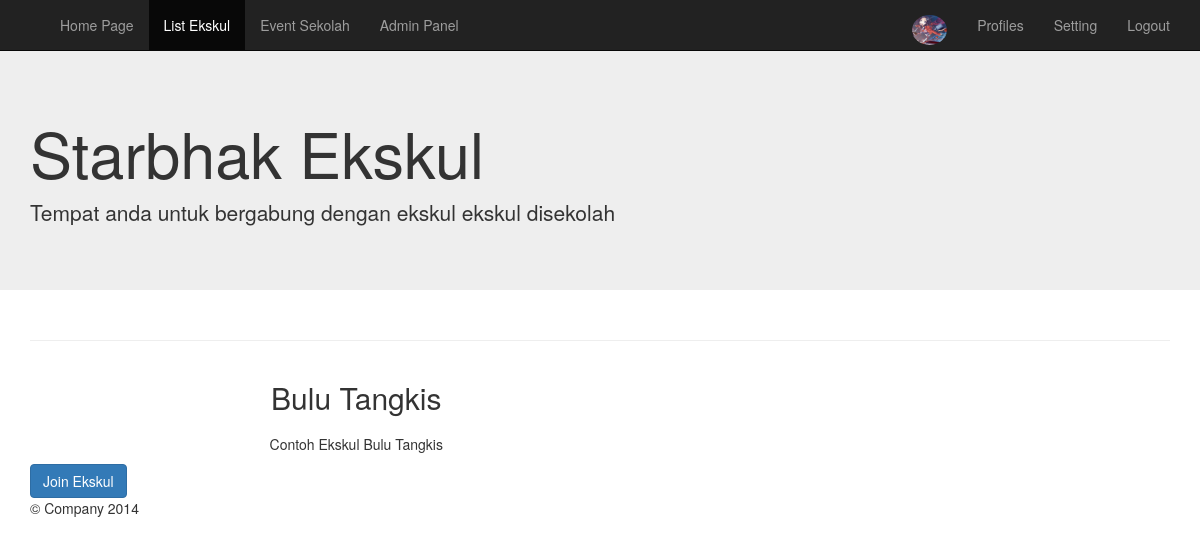
Screenshot of /tampilekskul.php?id=3 (signed in) with the database file from the repository.
### tables this page shows
CREATE TABLE `akun` (
  `id_akun` int(11) NOT NULL,
  `nis` int(100) NOT NULL,
  `username` varchar(50) NOT NULL,
  `password` varchar(50) NOT NULL,
  `level` enum('admin','user','guru') NOT NULL,
  `gambar` varchar(500) NOT NULL
);

CREATE TABLE `ekskul` (
  `id_ekskul` int(11) NOT NULL,
  `nama_ekskul` varchar(50) NOT NULL,
  `deskripsi` text NOT NULL
);

### function/function.php (called while the page is built, shortened)
<?php
  function tampiperekskul($id_ekskul) {
    global $link;
    $query = "SELECT * FROM ekskul WHERE id_ekskul = $id_ekskul";
    $result = mysqli_query($link , $query) or die('Query Tampil Per Ekskul Gagal');
    return $result;
  }
  function cek_keanggotaan($nis_siswa , $id_ekskul) {
    global $link;
    $query = "SELECT * FROM anggota WHERE id_murid = $nis_siswa AND id_ekskul = $id_ekskul";
    $result = mysqli_query($link , $query) or die('Query cek_keanggotaan Gagal');
    return $result;
  }
  function ambilgambar($nis){
    global $link;
    $query = "SELECT gambar FROM akun WHERE nis = $nis";
    $result = mysqli_query($link , $query) or die('Query ambilgambar Gagal');
    return $result;
  }
 ?>

### tampilekskul.php (the view, shortened to what this page needs)
<?php
require_once('db/connect.php');
require_once('function/function.php');
$nis_siswa = $_SESSION['nis'];
$nis = $_SESSION['nis'];
$id_ekskul = $_GET['id'];
$hasil = tampiperekskul($id_ekskul);
$hasil5 = cek_keanggotaan($nis_siswa , $id_ekskul);
$gambar = ambilgambar($nis);
$data = mysqli_fetch_assoc($hasil);
$dataanggota = mysqli_fetch_assoc($hasil5);
$hasilgambar = mysqli_fetch_assoc($gambar);
 ?>
 <!DOCTYPE html>
 <html lang="en">
 <head>
     <link href="css/bootstrap.min.css" rel="stylesheet">
     <link href="jumbotron.css" rel="stylesheet">
   </head>
   <body>
     <nav class="navbar navbar-inverse navbar-fixed-top">
       <div class="container">
         <div class="navbar-header">
           <a class="navbar-brand" href=""></a>
         </div>
         <div id="navbar" class="navbar-collapse collapse">
               <ul class="nav navbar-nav">
                 <li><a href="index.php">Home Page</a></li>
                 <li class="active"><a href="list.php">List Ekskul</a></li>
                 <li><a href="event.php">Event Sekolah</a></li>
                 <?php if($_SESSION['level'] == 'admin') { ?> <li><a href="lumino/">Admin Panel</a></li> <?php } ?>
               </ul>
               <ul class="nav navbar-nav navbar-right">
                 <li><a class="navbar-brand" href="addfoto.php"><img src="images/<?php echo $hasilgambar['gambar']; ?>" alt="" class="img-circle" height="30" width="35"></a></li>
                 <li><a href="profile.php">Profiles</a></li>
                 <li><a href="settings.php">Setting</a></li>
                 <li><a href="proses/logout.php">Logout</a></li>
               </ul>
             </div>
       </div>
     </nav>
     <div class="jumbotron">
       <div class="container">
         <h1>Starbhak Ekskul</h1>
         <p>Tempat anda untuk bergabung dengan ekskul ekskul disekolah </p>
       </div>
     </div>
     <form method="post">
     <div class="container">
     <hr class="featurette-divider">
       <div class="row featurette">
         <div class="col-md-7">
           <?php
            if ($dataanggota['id_murid'] != NULL AND $dataanggota['id_ekskul'] != NULL ) {
              include('tampilan.php');
            } else {
              echo '<h2 class="featurette-heading"><center>'.$data['nama_ekskul'].'</center></h2>
              <p class="lead"><center>'.$data['deskripsi'].'</center></p>';
              echo '<input class="btn btn-primary" type="submit" name="submit" value="Join Ekskul">';
            }
            ?>
         </div>
       </div>
       <footer>
         <p>&copy; Company 2014</p>
       </footer>
     </div>
   </body>
 </html>

### jumbotron.css (style rules this page uses)
body { padding-top: 50px; padding-bottom: 20px; }

### rows the page displays
akun: gambar (picture)
ekskul: nama_ekskul "Bulu Tangkis", deskripsi "Contoh Ekskul Bulu Tangkis"
